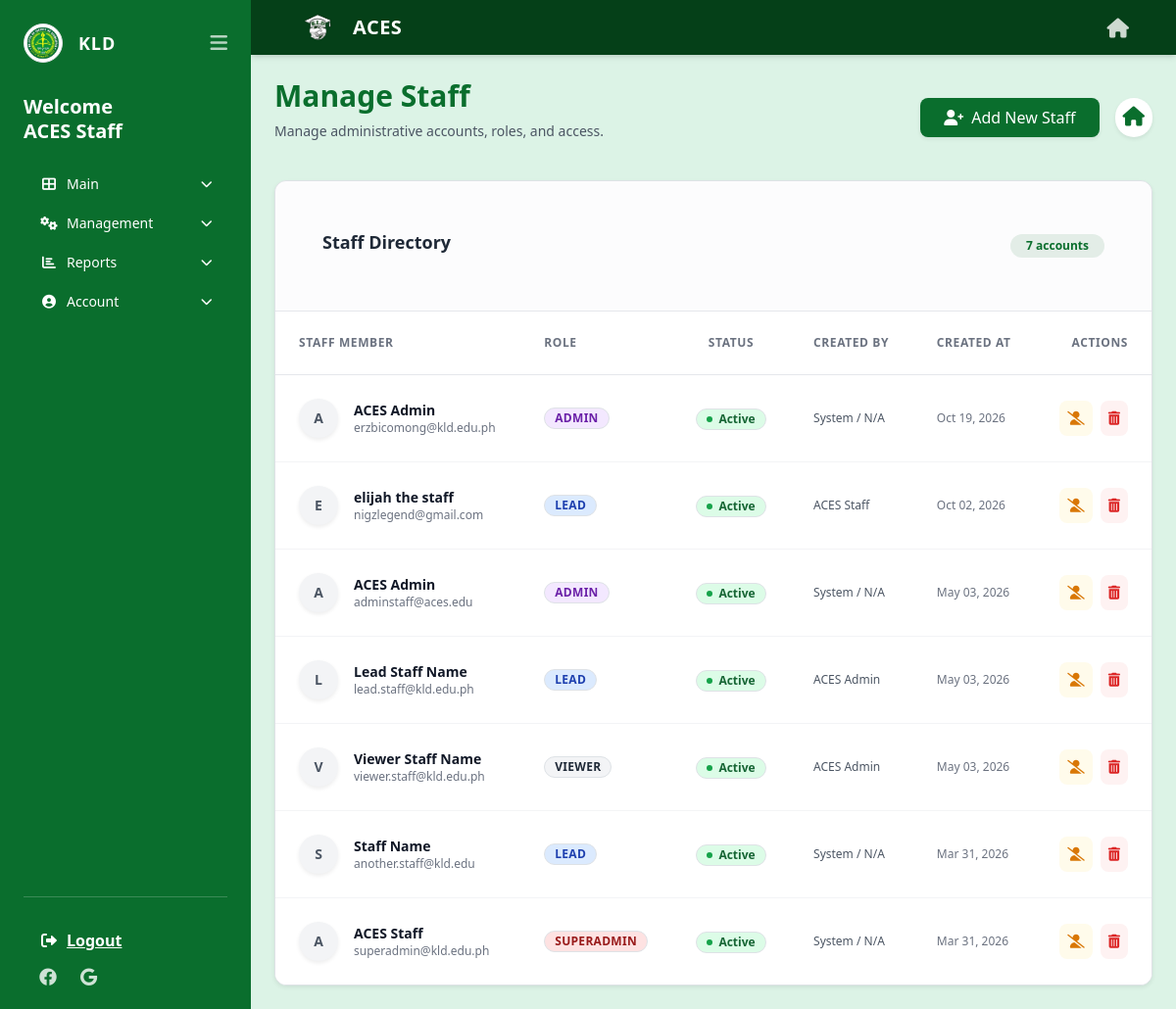
The page /staff/manage_staff.php (signed in) on the database its author committed.
### tables this page shows
CREATE TABLE `users` (
  `user_id` int(11) NOT NULL,
  `email` varchar(100) NOT NULL,
  `password_hash` varchar(255) NOT NULL,
  `is_verified` tinyint(1) NOT NULL DEFAULT 0,
  `verification_token` varchar(64) DEFAULT NULL,
  `verification_expires` datetime DEFAULT NULL,
  `reset_token` varchar(64) DEFAULT NULL,
  `reset_expires` datetime DEFAULT NULL,
  `full_name` varchar(100) NOT NULL,
  `role` enum('student','staff') NOT NULL,
  `staff_role` varchar(50) DEFAULT NULL,
  `is_active` tinyint(1) NOT NULL DEFAULT 1,
  `created_by` int(11) DEFAULT NULL,
  `created_at` datetime DEFAULT current_timestamp(),
  `pending_email` varchar(255) DEFAULT NULL,
  `email_change_pin` varchar(6) DEFAULT NULL,
  `email_pin_expiry` datetime DEFAULT NULL
);

### includes/auth.php (called while the page is built, shortened)
<?php
function isViewer() {
    $role = $_SESSION['staff_role'] ?? 'viewer';
    return $role === 'viewer' || $role === '' || $role === null;
}
?>

### staff/manage_staff.php (the view, shortened to what this page needs)
<?php
require_once __DIR__ . '/../includes/auth.php';
$stmt = $pdo->prepare("SELECT full_name, staff_role FROM users WHERE user_id = ?");
$stmt->execute([$_SESSION['user_id']]);
$current_staff = $stmt->fetch();
$staff_name = $current_staff['full_name'];
$current_role = $current_staff['staff_role'];
function canManageUser($current_role, $target_role) {
    if ($current_role === 'superadmin') return true;
    return false;
}
$stmt = $pdo->query("SELECT u.*,
    (SELECT full_name FROM users WHERE user_id = u.created_by) as creator_name
    FROM users u
    WHERE role = 'staff'
    ORDER BY u.created_at DESC");
$staff_members = $stmt->fetchAll();
?>
<!DOCTYPE html>
<html lang="en" class="h-full">
<head>
    <link rel="stylesheet" href="../assets/css/tailwind.css">
    <link href="https://cdn.jsdelivr.net/npm/bootstrap@5.3.0/dist/css/bootstrap.min.css" rel="stylesheet">
    <link rel="stylesheet" href="https://cdnjs.cloudflare.com/ajax/libs/font-awesome/6.0.0/css/all.min.css">
</head>
<body class="bg-[#dcf3e6] font-sans h-screen flex flex-col md:flex-row">
<?php include '../includes/staff_sidebar.php'; ?>
<div class="flex-1 flex flex-col overflow-hidden">
    <?php include '../includes/header.php'; ?>
    <main class="flex-1 p-4 md:p-8 overflow-y-auto no-scrollbar">
        <div class="flex flex-col md:flex-row justify-between items-start md:items-center mb-6 gap-4">
            <div>
                <h1 class="text-3xl font-bold text-[#0a6e2d]">Manage Staff</h1>
                <p class="text-sm text-gray-600 mt-1">Manage administrative accounts, roles, and access.</p>
            </div>
            <div class="flex items-center gap-3">
                <button type="button" class="bg-[#0a6e2d] hover:bg-[#054018] text-white font-medium py-2 px-4 rounded-lg inline-flex items-center shadow-sm transition-colors" data-bs-toggle="modal" data-bs-target="#createStaffModal">
                    <i class="fas fa-user-plus mr-2"></i> Add New Staff
                </button>
                <a href="dashboard.php" class="text-[#0a6e2d] bg-white p-2 rounded-full shadow-sm hover:shadow-md transition-shadow">
                    <i class="fa-solid fa-house text-xl"></i>
                </a>
            </div>
        </div>
        <div class="bg-white rounded-xl shadow-sm border border-gray-200 overflow-hidden">
            <div class="p-5 border-b border-gray-200 bg-gray-50/50 flex flex-col md:flex-row md:items-center justify-between gap-4">
                <h2 class="text-lg font-bold text-gray-800">Staff Directory</h2>
                <span class="bg-[#0a6e2d]/10 text-[#0a6e2d] py-1 px-3 rounded-full text-xs font-bold self-start md:self-auto">
                    <?= count($staff_members) ?> accounts
                </span>
            </div>
            <div class="overflow-x-auto">
                <table class="min-w-full text-left text-sm whitespace-nowrap">
                    <thead class="bg-white border-b border-gray-200">
                        <tr class="text-gray-500 font-semibold uppercase tracking-wider text-xs">
                            <th class="py-4 px-6">Staff Member</th>
                            <th class="py-4 px-4">Role</th>
                            <th class="py-4 px-4 text-center">Status</th>
                            <th class="py-4 px-4">Created By</th>
                            <th class="py-4 px-4">Created At</th>
                            <th class="py-4 px-6 text-right">Actions</th>
                        </tr>
                    </thead>
                    <tbody class="divide-y divide-gray-100 text-gray-700 bg-white">
                        <?php foreach ($staff_members as $staff_member):
                            $is_self = ($staff_member['user_id'] === $_SESSION['user_id']);
                            $roleClass = 'bg-gray-100 text-gray-800 border-gray-200';
                            if ($staff_member['staff_role'] === 'superadmin') $roleClass = 'bg-red-100 text-red-800 border-red-200';
                            elseif ($staff_member['staff_role'] === 'admin') $roleClass = 'bg-purple-100 text-purple-800 border-purple-200';
                            elseif ($staff_member['staff_role'] === 'lead') $roleClass = 'bg-blue-100 text-blue-800 border-blue-200';
                            $statusClass = $staff_member['is_active'] ? 'bg-green-100 text-green-800 border-green-200' : 'bg-gray-100 text-gray-800 border-gray-200';
                            $can_manage = canManageUser($current_role, $staff_member['staff_role']) && !$is_self;
                        ?>
                            <tr class="hover:bg-gray-50 transition-colors duration-150 <?= $is_self ? 'bg-green-50/30' : '' ?>">
                                <td class="py-4 px-6">
                                    <div class="flex items-center gap-3">
                                        <div class="h-10 w-10 flex-shrink-0 rounded-full <?= $is_self ? 'bg-[#0a6e2d] text-white' : 'bg-gray-100 text-gray-600' ?> flex items-center justify-center font-bold text-sm shadow-sm">
                                            <?= strtoupper(substr($staff_member['full_name'], 0, 1)) ?>
                                        </div>
                                        <div>
                                            <div class="text-sm font-bold text-gray-900">
                                                <?= htmlspecialchars($staff_member['full_name']) ?>
                                            </div>
                                            <div class="text-xs text-gray-500"><?= htmlspecialchars($staff_member['email']) ?></div>
                                        </div>
                                    </div>
                                </td>
                                <td class="py-4 px-4">
                                    <span class="inline-flex items-center px-2.5 py-0.5 rounded-full text-xs font-bold border <?= $roleClass ?> uppercase tracking-wide">
                                        <?= htmlspecialchars($staff_member['staff_role'] ?: 'viewer') ?>
                                    </span>
                                </td>
                                <td class="py-4 px-4 text-center">
                                    <span class="inline-flex items-center px-2.5 py-0.5 rounded-full text-xs font-bold border <?= $statusClass ?>">
                                        <span class="w-1.5 h-1.5 rounded-full mr-1.5 <?= $staff_member['is_active'] ? 'bg-green-600' : 'bg-gray-600' ?>"></span>
                                        <?= $staff_member['is_active'] ? 'Active' : 'Inactive' ?>
                                    </span>
                                </td>
                                <td class="py-4 px-4 text-xs text-gray-600">
                                    <?= htmlspecialchars($staff_member['creator_name'] ?: 'System / N/A') ?>
                                </td>
                                <td class="py-4 px-4 text-xs text-gray-500">
                                    <?= date('M d, Y', strtotime($staff_member['created_at'])) ?>
                                </td>
                                <td class="py-4 px-6 text-right">
                                    <div class="flex items-center justify-end gap-2">
                                        <?php if ($can_manage): ?>
                                            <form method="POST" style="display:inline;">
                                                <button type="submit" class="<?= $staff_member['is_active'] ? 'text-amber-600 hover:text-amber-900 bg-amber-50 hover:bg-amber-100' : 'text-green-600 hover:text-green-900 bg-green-50 hover:bg-green-100' ?> p-2 rounded-lg transition-colors" title="<?= $staff_member['is_active'] ? 'Deactivate Account' : 'Activate Account' ?>">
                                                    <i class="fas <?= $staff_member['is_active'] ? 'fa-user-slash' : 'fa-user-check' ?>"></i>
                                                </button>
                                            </form>
                                            <form method="POST" style="display:inline;" onsubmit="return confirm('PERMANENTLY DELETE this staff account? This cannot be undone.');">
                                                <button type="submit" class="text-red-600 hover:text-red-900 bg-red-50 hover:bg-red-100 p-2 rounded-lg transition-colors" title="Delete Account">
                                                    <i class="fas fa-trash-alt"></i>
                                                </button>
                                            </form>
                                        <?php else: ?>
                                            <span class="text-xs text-gray-400 italic px-2" title="You cannot manage this user">Protected</span>
                                        <?php endif; ?>
                                    </div>
                                </td>
                            </tr>
                        <?php endforeach; ?>
                    </tbody>
                </table>
            </div>
        </div>
    </main>
</div>
</body>
</html>

### includes/staff_sidebar.php (shortened to what this page needs)
<aside id="staffSidebar" class="hidden md:flex w-64 bg-[#0a6e2d] text-white flex-col p-4 shrink-0 h-screen sticky top-0 transition-all duration-300 overflow-y-auto">
    <div>
        <div class="flex items-center justify-between mb-8">
            <div class="flex items-center gap-3" id="sidebarBrand">
                <img src="../assets/images/kld_logo.png" class="w-10 h-10 rounded-full border border-white/20 bg-white p-0.5 object-contain" alt="KLD">
                <span class="font-bold tracking-wider text-lg sidebar-text">KLD</span>
            </div>
            <button id="sidebarToggleBtn" class="text-white/70 hover:text-white text-xl focus:outline-none">
                <i class="fas fa-bars"></i>
            </button>
        </div>
        <div class="mb-6 sidebar-text">
            <h2 class="text-xl font-bold leading-tight">Welcome<br><?= htmlspecialchars($staff_name) ?></h2>
        </div>
        <nav class="space-y-1 text-sm">
            <div class="sidebar-group">
                <button class="group-header flex items-center justify-between w-full text-left text-white hover:text-green-200 hover:bg-white/10 rounded-lg px-3 py-2 transition-colors">
                    <span><i class="fas fa-th-large mr-2 w-5 text-center"></i><span class="sidebar-text">Main</span></span>
                    <i class="fas fa-chevron-down text-xs transition-transform duration-200 sidebar-text"></i>
                </button>
            </div>
            <?php if (!isViewer()): ?>
            <div class="sidebar-group">
                <button class="group-header flex items-center justify-between w-full text-left text-white hover:text-green-200 hover:bg-white/10 rounded-lg px-3 py-2 transition-colors">
                    <span><i class="fas fa-cogs mr-2 w-5 text-center"></i><span class="sidebar-text">Management</span></span>
                    <i class="fas fa-chevron-down text-xs transition-transform duration-200 sidebar-text"></i>
                </button>
            </div>
            <?php endif; ?>
            <div class="sidebar-group">
                <button class="group-header flex items-center justify-between w-full text-left text-white hover:text-green-200 hover:bg-white/10 rounded-lg px-3 py-2 transition-colors">
                    <span><i class="fas fa-chart-bar mr-2 w-5 text-center"></i><span class="sidebar-text">Reports</span></span>
                    <i class="fas fa-chevron-down text-xs transition-transform duration-200 sidebar-text"></i>
                </button>
            </div>
            <div class="sidebar-group">
                <button class="group-header flex items-center justify-between w-full text-left text-white hover:text-green-200 hover:bg-white/10 rounded-lg px-3 py-2 transition-colors">
                    <span><i class="fas fa-user-circle mr-2 w-5 text-center"></i><span class="sidebar-text">Account</span></span>
                    <i class="fas fa-chevron-down text-xs transition-transform duration-200 sidebar-text"></i>
                </button>
            </div>
        </nav>
    </div>
    <div class="mt-auto pt-4 border-t border-white/20">
        <a href="../logout.php" class="block text-white font-bold hover:text-red-300 hover:bg-white/10 rounded-lg px-3 py-2 transition-colors sidebar-text mb-2">
            <i class="fas fa-sign-out-alt mr-2 w-5 text-center"></i><span class="sidebar-text">Logout</span>
        </a>
        <div class="flex gap-4 text-lg opacity-80 sidebar-text px-3">
            <i class="fa-brands fa-facebook cursor-pointer hover:text-white"></i>
            <i class="fa-brands fa-google cursor-pointer hover:text-white"></i>
        </div>
    </div>
</aside>

### staff/manage_staff.php (style rules this page uses)
html, body { height: 100%; margin: 0; padding: 0; }
.no-scrollbar { -ms-overflow-style: none; scrollbar-width: none; }

### rows shown on the page
users: full_name "ACES Staff", full_name "A", email "superadmin@kld.edu.ph", staff_role "SUPERADMIN", is_active 1 (drawn), creator_name "System / N/A", created_at "Mar 31, 2026"
users: full_name "A", full_name "ACES Admin", email "erzbicomong@kld.edu.ph", staff_role "ADMIN", is_active 1 (drawn), creator_name "System / N/A", created_at "Oct 19, 2026"
users: full_name "E", full_name "elijah the staff", email "nigzlegend@gmail.com", staff_role "LEAD", is_active 1 (drawn), creator_name "ACES Staff", created_at "Oct 02, 2026"
users: full_name "A", full_name "ACES Admin", email "adminstaff@aces.edu", staff_role "ADMIN", is_active 1 (drawn), creator_name "System / N/A", created_at "May 03, 2026"
users: full_name "L", full_name "Lead Staff Name", email "lead.staff@kld.edu.ph", staff_role "LEAD", is_active 1 (drawn), creator_name "ACES Admin", created_at "May 03, 2026"
users: full_name "V", full_name "Viewer Staff Name", email "viewer.staff@kld.edu.ph", staff_role "VIEWER", is_active 1 (drawn), creator_name "ACES Admin", created_at "May 03, 2026"
users: full_name "S", full_name "Staff Name", email "another.staff@kld.edu", staff_role "LEAD", is_active 1 (drawn), creator_name "System / N/A", created_at "Mar 31, 2026"

### other values the page prints
count($staff_members) "7"
